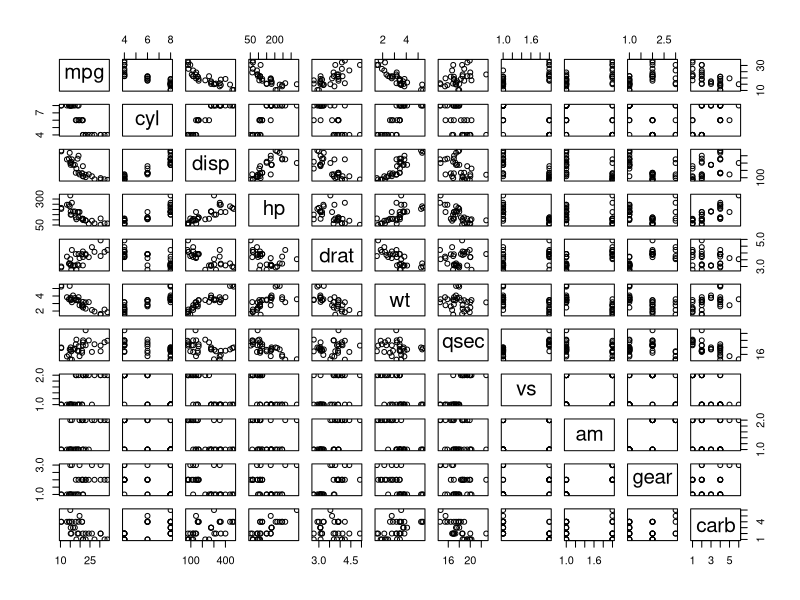
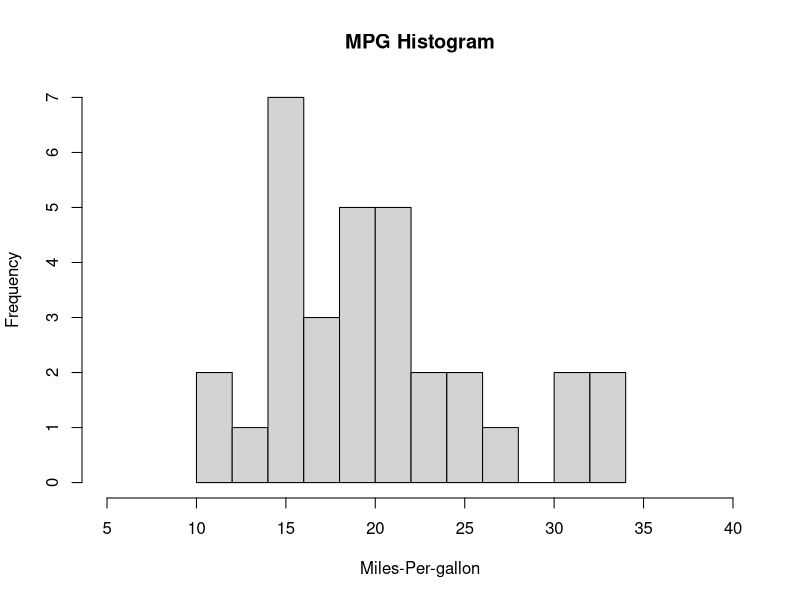
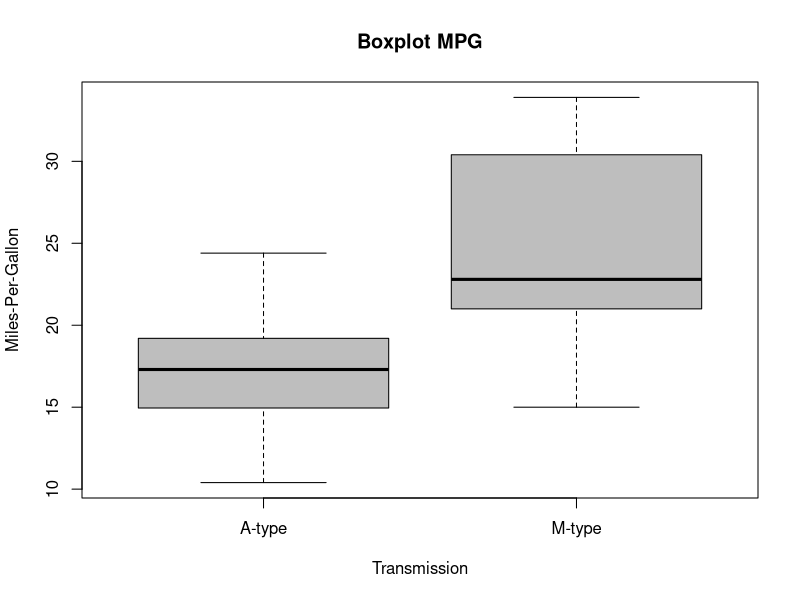

The R script that drew these images, in order:
## ---- chunk 1
sessionInfo()
## ---- chunk 2
library(datasets)
data("mtcars")
head(mtcars)  
## ---- chunk 3
rm(list = ls()); data("mtcars"); any(is.na(mtcars)); head(mtcars,5)
## ---- chunk 4
data("mtcars")
mtcars$vs <- factor(mtcars$vs, labels = c("V-block", "S-block")); mtcars$am <- factor(mtcars$am, labels = c("A-type", "M-type")); mtcars$gear <- factor(mtcars$gear); mtcars$carb <- factor(mtcars$carb)
str(mtcars); head(mtcars)
## ---- chunk 5
pairs(mpg ~ ., data = mtcars)
## ---- chunk 6
data("mtcars"); require(ggplot2); require(dplyr);
hist(mtcars$mpg, breaks=15, xlab = "Miles-Per-gallon", main = "MPG Histogram", xlim = range(5:40))
## ---- chunk 7
boxplot(mpg ~ am, data = mtcars, col = (c("grey","grey")), ylab = "Miles-Per-Gallon", xlab = "Transmission", main =  "Boxplot MPG")
## ---- chunk 8
#qqPlot(fit?, main="Q-Q plot")
## ---- chunk 9

## ---- chunk 10
#plot(resid(fit?))
#abline(h=0)
## ---- chunk 11
# To be decided
